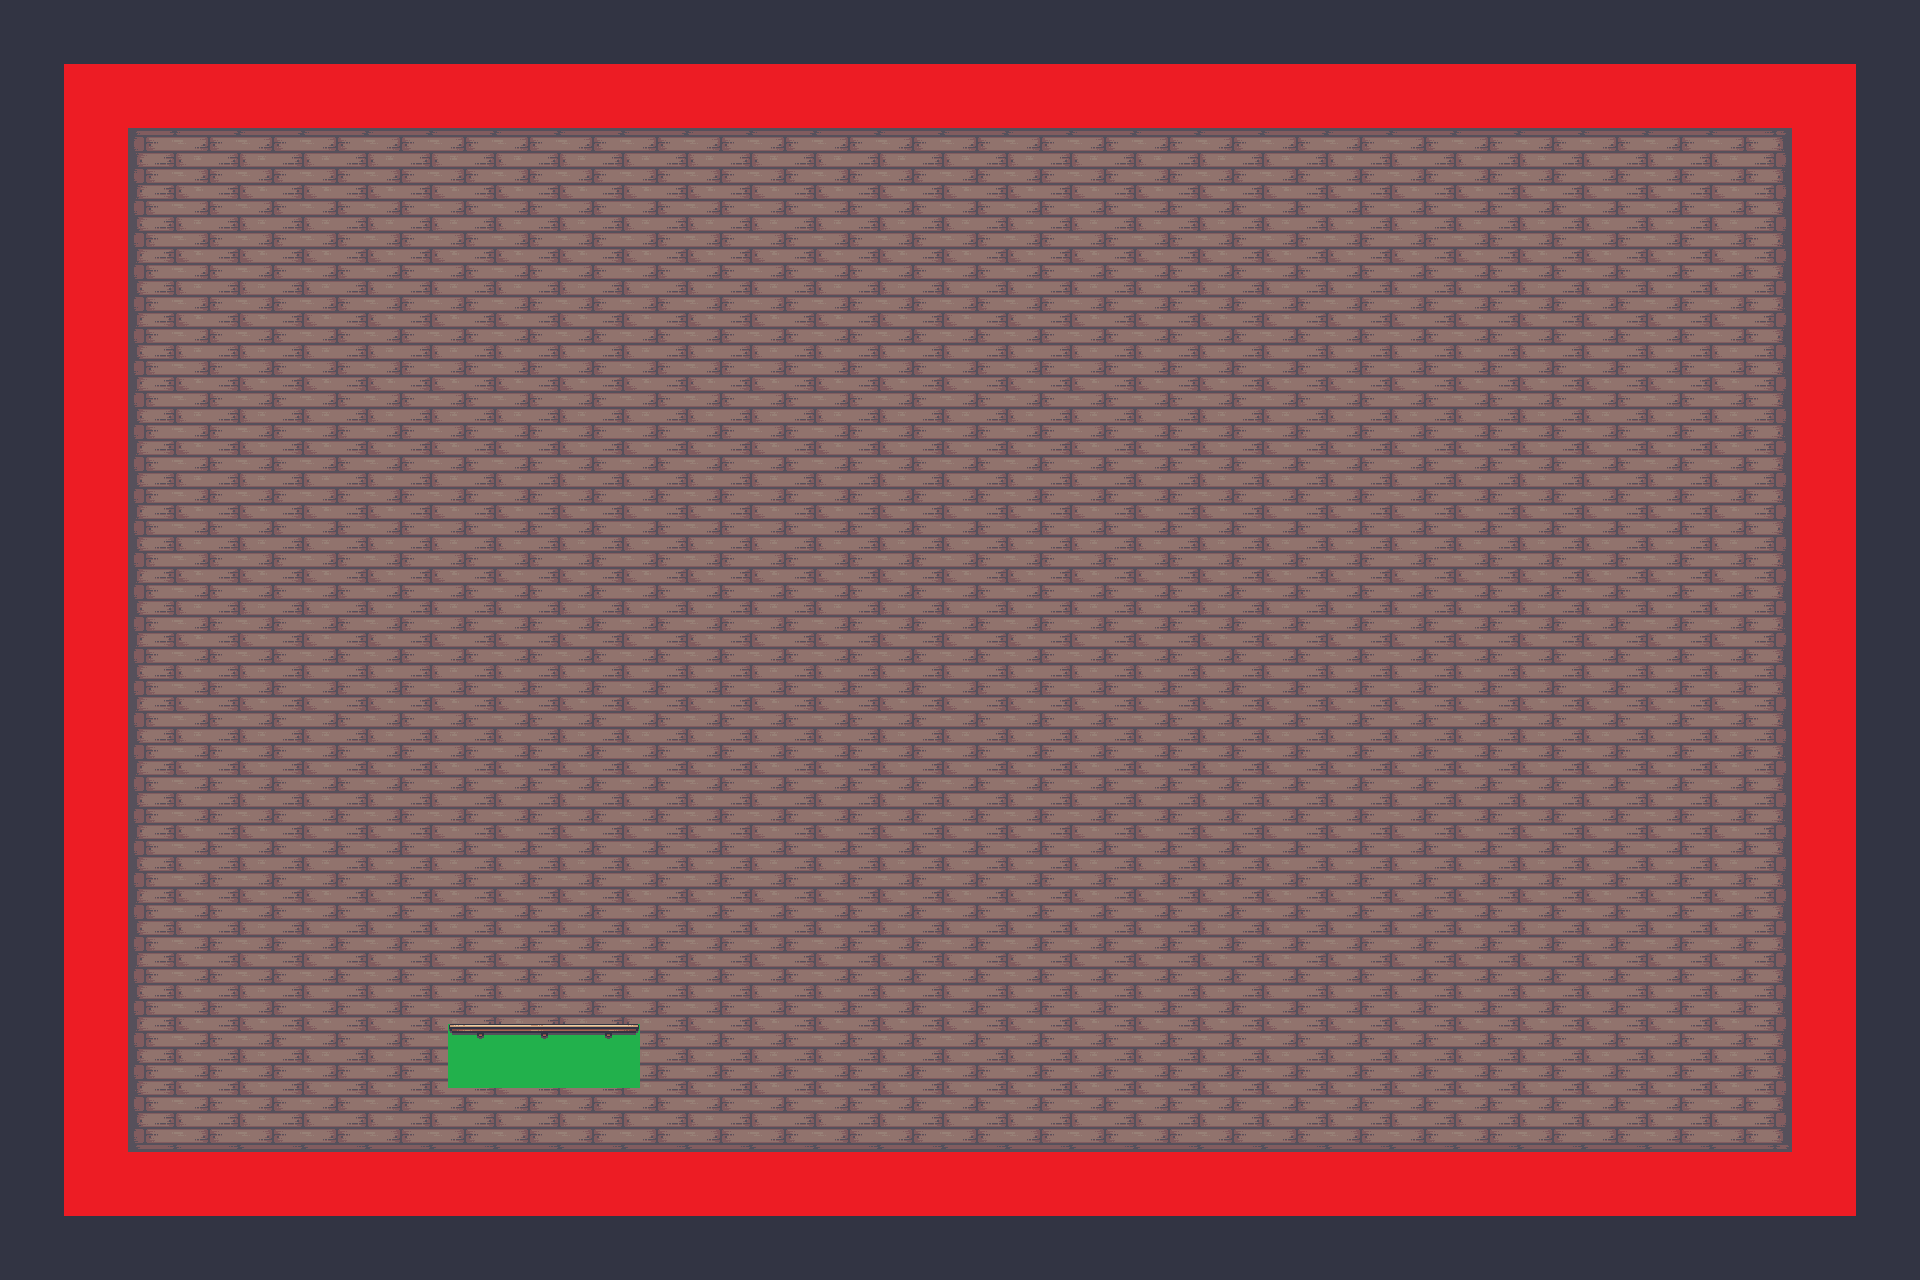

A 2D game scene composited from a Tiled map and its tileset images. What follows is a short description and the map's XML, with every tile layer's data as written:
An orthogonal 30x20 tile map with 64x64 px tiles, 3 tile layers (Tilelaag 1, Collision, platforms), 2 tilesets and 4 objects (big, shoot, window, hero).

<map version="1.10" tiledversion="1.11.0" orientation="orthogonal" renderorder="right-down" width="30" height="20" tilewidth="64" tileheight="64" infinite="0" nextlayerid="8" nextobjectid="6">
 <tileset firstgid="1" source="arggg.tsx" />
 <tileset firstgid="31" source="colors.tsx" />
 <layer id="1" name="Tilelaag 1" width="30" height="20">
  <data encoding="csv">
8,8,8,8,8,8,8,8,8,8,8,8,8,8,8,8,8,8,8,8,8,8,8,8,8,8,8,8,8,8,
8,19,14,14,14,14,14,14,14,14,14,14,14,14,14,14,14,14,14,14,14,14,14,14,14,14,14,14,20,8,
8,9,4,5,5,5,5,5,5,5,5,5,5,5,5,5,5,5,5,5,5,5,5,5,5,5,5,6,7,8,
8,9,10,11,11,11,11,11,11,11,11,11,11,11,11,11,11,11,11,11,11,11,11,11,11,11,11,12,7,8,
8,9,10,11,11,11,11,11,11,11,11,11,11,11,11,11,11,11,11,11,11,11,11,11,11,11,11,12,7,8,
8,9,10,11,11,11,11,11,11,11,11,11,11,11,11,11,11,11,11,11,11,11,11,11,11,11,11,12,7,8,
8,9,10,11,11,11,11,11,11,11,11,11,11,11,11,11,11,11,11,11,11,11,11,11,11,11,11,12,7,8,
8,9,10,11,11,11,11,11,11,11,11,11,11,11,11,11,11,11,11,11,11,11,11,11,11,11,11,12,7,8,
8,9,10,11,11,11,11,11,11,11,11,11,11,11,11,11,11,11,11,11,11,11,11,11,11,11,11,12,7,8,
8,9,10,11,11,11,11,11,11,11,11,11,11,11,11,11,11,11,11,11,11,11,11,11,11,11,11,12,7,8,
8,9,10,11,11,11,11,11,11,11,11,11,11,11,11,11,11,11,11,11,11,11,11,11,11,11,11,12,7,8,
8,9,10,11,11,11,11,11,11,11,11,11,11,11,11,11,11,11,11,11,11,11,11,11,11,11,11,12,7,8,
8,9,10,11,11,11,11,11,11,11,11,11,11,11,11,11,11,11,11,11,11,11,11,11,11,11,11,12,7,8,
8,9,10,11,11,11,11,11,11,11,11,11,11,11,11,11,11,11,11,11,11,11,11,11,11,11,11,12,7,8,
8,9,10,11,11,11,11,11,11,11,11,11,11,11,11,11,11,11,11,11,11,11,11,11,11,11,11,12,7,8,
8,9,10,11,11,11,11,11,11,11,11,11,11,11,11,11,11,11,11,11,11,11,11,11,11,11,11,12,7,8,
8,9,10,11,11,11,11,11,11,11,11,11,11,11,11,11,11,11,11,11,11,11,11,11,11,11,11,12,7,8,
8,9,16,17,17,17,17,17,17,17,17,17,17,17,17,17,17,17,17,17,17,17,17,17,17,17,17,18,7,8,
8,25,2,2,2,2,2,2,2,2,2,2,2,2,2,2,2,2,2,2,2,2,2,2,2,2,2,2,26,8,
8,8,8,8,8,8,8,8,8,8,8,8,8,8,8,8,8,8,8,8,8,8,8,8,8,8,8,8,8,8
</data>
 </layer>
 <layer id="5" name="Collision" width="30" height="20">
  <data encoding="csv">
0,0,0,0,0,0,0,0,0,0,0,0,0,0,0,0,0,0,0,0,0,0,0,0,0,0,0,0,0,0,
0,31,31,31,31,31,31,31,31,31,31,31,31,31,31,31,31,31,31,31,31,31,31,31,31,31,31,31,31,0,
0,31,0,0,0,0,0,0,0,0,0,0,0,0,0,0,0,0,0,0,0,0,0,0,0,0,0,0,31,0,
0,31,0,0,0,0,0,0,0,0,0,0,0,0,0,0,0,0,0,0,0,0,0,0,0,0,0,0,31,0,
0,31,0,0,0,0,0,0,0,0,0,0,0,0,0,0,0,0,0,0,0,0,0,0,0,0,0,0,31,0,
0,31,0,0,0,0,0,0,0,0,0,0,0,0,0,0,0,0,0,0,0,0,0,0,0,0,0,0,31,0,
0,31,0,0,0,0,0,0,0,0,0,0,0,0,0,0,0,0,0,0,0,0,0,0,0,0,0,0,31,0,
0,31,0,0,0,0,0,0,0,0,0,0,0,0,0,0,0,0,0,0,0,0,0,0,0,0,0,0,31,0,
0,31,0,0,0,0,0,0,0,0,0,0,0,0,0,0,0,0,0,0,0,0,0,0,0,0,0,0,31,0,
0,31,0,0,0,0,0,0,0,0,0,0,0,0,0,0,0,0,0,0,0,0,0,0,0,0,0,0,31,0,
0,31,0,0,0,0,0,0,0,0,0,0,0,0,0,0,0,0,0,0,0,0,0,0,0,0,0,0,31,0,
0,31,0,0,0,0,0,0,0,0,0,0,0,0,0,0,0,0,0,0,0,0,0,0,0,0,0,0,31,0,
0,31,0,0,0,0,0,0,0,0,0,0,0,0,0,0,0,0,0,0,0,0,0,0,0,0,0,0,31,0,
0,31,0,0,0,0,0,0,0,0,0,0,0,0,0,0,0,0,0,0,0,0,0,0,0,0,0,0,31,0,
0,31,0,0,0,0,0,0,0,0,0,0,0,0,0,0,0,0,0,0,0,0,0,0,0,0,0,0,31,0,
0,31,0,0,0,0,0,0,0,0,0,0,0,0,0,0,0,0,0,0,0,0,0,0,0,0,0,0,31,0,
0,31,0,0,0,0,0,32,32,32,0,0,0,0,0,0,0,0,0,0,0,0,0,0,0,0,0,0,31,0,
0,31,0,0,0,0,0,0,0,0,0,0,0,0,0,0,0,0,0,0,0,0,0,0,0,0,0,0,31,0,
0,31,31,31,31,31,31,31,31,31,31,31,31,31,31,31,31,31,31,31,31,31,31,31,31,31,31,31,31,0,
0,0,0,0,0,0,0,0,0,0,0,0,0,0,0,0,0,0,0,0,0,0,0,0,0,0,0,0,0,0
</data>
 </layer>
 <layer id="4" name="platforms" width="30" height="20">
  <data encoding="csv">
0,0,0,0,0,0,0,0,0,0,0,0,0,0,0,0,0,0,0,0,0,0,0,0,0,0,0,0,0,0,
0,0,0,0,0,0,0,0,0,0,0,0,0,0,0,0,0,0,0,0,0,0,0,0,0,0,0,0,0,0,
0,0,0,0,0,0,0,0,0,0,0,0,0,0,0,0,0,0,0,0,0,0,0,0,0,0,0,0,0,0,
0,0,0,0,0,0,0,0,0,0,0,0,0,0,0,0,0,0,0,0,0,0,0,0,0,0,0,0,0,0,
0,0,0,0,0,0,0,0,0,0,0,0,0,0,0,0,0,0,0,0,0,0,0,0,0,0,0,0,0,0,
0,0,0,0,0,0,0,0,0,0,0,0,0,0,0,0,0,0,0,0,0,0,0,0,0,0,0,0,0,0,
0,0,0,0,0,0,0,0,0,0,0,0,0,0,0,0,0,0,0,0,0,0,0,0,0,0,0,0,0,0,
0,0,0,0,0,0,0,0,0,0,0,0,0,0,0,0,0,0,0,0,0,0,0,0,0,0,0,0,0,0,
0,0,0,0,0,0,0,0,0,0,0,0,0,0,0,0,0,0,0,0,0,0,0,0,0,0,0,0,0,0,
0,0,0,0,0,0,0,0,0,0,0,0,0,0,0,0,0,0,0,0,0,0,0,0,0,0,0,0,0,0,
0,0,0,0,0,0,0,0,0,0,0,0,0,0,0,0,0,0,0,0,0,0,0,0,0,0,0,0,0,0,
0,0,0,0,0,0,0,0,0,0,0,0,0,0,0,0,0,0,0,0,0,0,0,0,0,0,0,0,0,0,
0,0,0,0,0,0,0,0,0,0,0,0,0,0,0,0,0,0,0,0,0,0,0,0,0,0,0,0,0,0,
0,0,0,0,0,0,0,0,0,0,0,0,0,0,0,0,0,0,0,0,0,0,0,0,0,0,0,0,0,0,
0,0,0,0,0,0,0,0,0,0,0,0,0,0,0,0,0,0,0,0,0,0,0,0,0,0,0,0,0,0,
0,0,0,0,0,0,0,0,0,0,0,0,0,0,0,0,0,0,0,0,0,0,0,0,0,0,0,0,0,0,
0,0,0,0,0,0,0,23,24,29,0,0,0,0,0,0,0,0,0,0,0,0,0,0,0,0,0,0,0,0,
0,0,0,0,0,0,0,0,0,0,0,0,0,0,0,0,0,0,0,0,0,0,0,0,0,0,0,0,0,0,
0,0,0,0,0,0,0,0,0,0,0,0,0,0,0,0,0,0,0,0,0,0,0,0,0,0,0,0,0,0,
0,0,0,0,0,0,0,0,0,0,0,0,0,0,0,0,0,0,0,0,0,0,0,0,0,0,0,0,0,0
</data>
 </layer>
 <objectgroup id="6" name="gameobjects">
  <object id="1" name="big" x="1536" y="1152">
   <point />
  </object>
  <object id="2" name="shoot" x="576" y="1024">
   <point />
  </object>
  <object id="3" name="window" x="896" y="896">
   <point />
  </object>
  <object id="4" name="hero" x="256" y="1152">
   <point />
  </object>
 </objectgroup>
</map>
